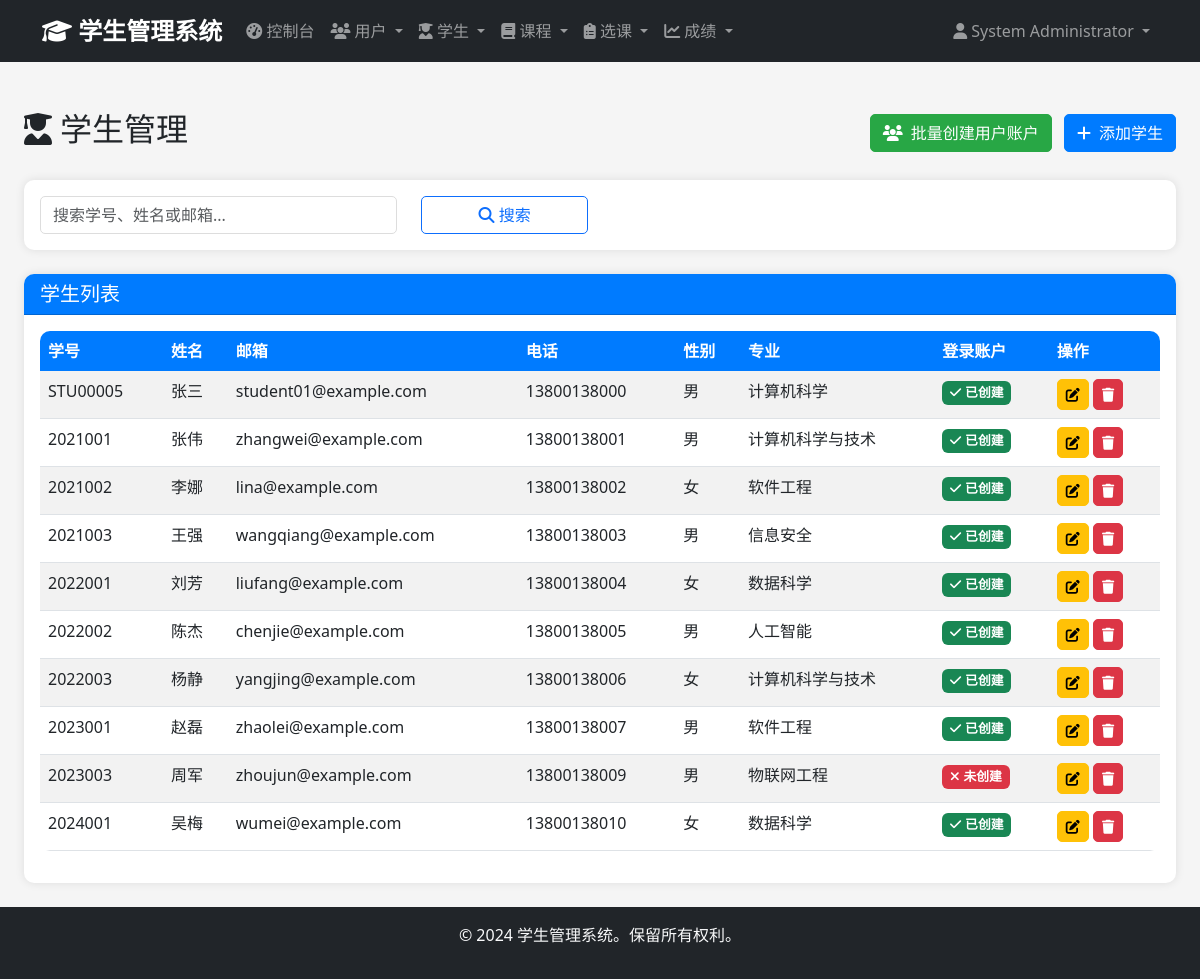
/admin/students (signed in), run on the app's committed database.
### app/models/user.py (models this page shows, shortened)
class User(UserMixin, db.Model):
    __tablename__ = 'users'
    id = db.Column(db.Integer, primary_key=True)
    username = db.Column(db.String(50), unique=True, nullable=False)
    email = db.Column(db.String(100), unique=True, nullable=False)
    password_hash = db.Column(db.String(255), nullable=False)
    full_name = db.Column(db.String(100), nullable=False)
    phone = db.Column(db.String(20))
    role = db.Column(db.Enum('admin', 'student', name='user_role'), nullable=False, default='student')
    is_active = db.Column(db.Boolean, default=True)
    created_at = db.Column(db.DateTime, default=datetime.utcnow)
    updated_at = db.Column(db.DateTime, default=datetime.utcnow, onupdate=datetime.utcnow)
    administrator = db.relationship('Administrator', backref='user', uselist=False, cascade='all, delete-orphan')
    def is_admin(self):
        return self.role == 'admin'

### app/models/student.py (models this page shows, shortened)
class Student(db.Model):
    __tablename__ = 'students'
    id = db.Column(db.Integer, primary_key=True)
    student_id = db.Column(db.String(20), unique=True, nullable=False)
    first_name = db.Column(db.String(50), nullable=False)
    last_name = db.Column(db.String(50), nullable=False)
    birth_date = db.Column(db.Date)
    gender = db.Column(db.Enum('Male', 'Female', 'Other', name='gender'))
    email = db.Column(db.String(100), unique=True, nullable=False)
    phone = db.Column(db.String(20))
    address = db.Column(db.Text)
    major = db.Column(db.String(100))
    enrollment_year = db.Column(db.Integer)
    created_at = db.Column(db.DateTime, default=datetime.utcnow)
    updated_at = db.Column(db.DateTime, default=datetime.utcnow, onupdate=datetime.utcnow)
    enrollments = db.relationship('Enrollment', backref='student', lazy='dynamic', cascade='all, delete-orphan')

### app/views/admin.py (the view, shortened to what this page needs)
@admin_bp.route('/students')
@login_required
@admin_required
def students():
    page = request.args.get('page', 1, type=int)
    search = request.args.get('search', '')
    query = Student.query
    students = query.paginate(
        page=page,
        per_page=20,
        error_out=False
    )
    user_emails = set(user.email for user in User.query.filter_by(role='student').all())
    return render_template('admin/students/index.html', students=students, search=search, user_emails=user_emails)

### app/views/auth.py (called while the page is built)
def admin_required(f):
    @wraps(f)
    def decorated_function(*args, **kwargs):
        if not current_user.is_authenticated or not current_user.is_admin():
            flash('访问被拒绝。需要管理员权限。', 'error')
            return redirect(url_for('auth.login'))
        return f(*args, **kwargs)
    return decorated_function

### app/templates/admin/students/index.html (shortened to what this page needs)
{% extends "base.html" %}
{% block content %}
<div class="container-fluid mt-4">
    <div class="d-flex justify-content-between align-items-center mb-4">
        <div class="d-flex align-items-center">
            <h2>
                <i class="fas fa-user-graduate me-2"></i>学生管理
            </h2>
        </div>
        <div>
            <form method="POST" action="{{ url_for('admin.create_user_accounts_for_students') }}"
                  style="display: inline;" onsubmit="return confirm('确定要为没有用户账户的学生创建账户吗？默认密码为学号。')">
                <button type="submit" class="btn btn-success me-2">
                    <i class="fas fa-users me-2"></i>批量创建用户账户
                </button>
            </form>
            <a href="{{ url_for('admin.create_student') }}" class="btn btn-primary">
                <i class="fas fa-plus me-2"></i>添加学生
            </a>
        </div>
    </div>
    <div class="card mb-4">
        <div class="card-body">
            <form method="GET" action="{{ url_for('admin.students') }}">
                <div class="row">
                    <div class="col-md-4">
                        <input type="text" class="form-control" name="search" placeholder="搜索学号、姓名或邮箱..."
                               value="{{ search }}">
                    </div>
                    <div class="col-md-2">
                        <button type="submit" class="btn btn-outline-primary w-100">
                            <i class="fas fa-search"></i> 搜索
                        </button>
                    </div>
                </div>
            </form>
        </div>
    </div>
    <div class="card">
        <div class="card-header">
            <h5 class="mb-0">学生列表</h5>
        </div>
        <div class="card-body">
            {% if students %}
            <div class="table-responsive">
                <table class="table table-striped">
                    <thead>
                        <tr>
                            <th>学号</th>
                            <th>姓名</th>
                            <th>邮箱</th>
                            <th>电话</th>
                            <th>性别</th>
                            <th>专业</th>
                            <th>登录账户</th>
                            <th>操作</th>
                        </tr>
                    </thead>
                    <tbody>
                        {% for student in students %}
                        <tr>
                            <td>{{ student.student_id }}</td>
                            <td>{{ student.first_name }}{{ student.last_name }}</td>
                            <td>{{ student.email }}</td>
                            <td>{{ student.phone or '-' }}</td>
                            <td>
                                {% if student.gender == 'Male' %}男
                                {% elif student.gender == 'Female' %}女
                                {% else %}其他{% endif %}
                            </td>
                            <td>{{ student.major or '-' }}</td>
                            <td>
                                {% if student.email in user_emails %}
                                    <span class="badge bg-success">
                                        <i class="fas fa-check me-1"></i>已创建
                                    </span>
                                {% else %}
                                    <span class="badge bg-danger">
                                        <i class="fas fa-times me-1"></i>未创建
                                    </span>
                                {% endif %}
                            </td>
                            <td>
                                <a href="{{ url_for('admin.edit_student', student_id=student.id) }}"
                                   class="btn btn-sm btn-warning" title="编辑">
                                    <i class="fas fa-edit"></i>
                                </a>
                                <button type="button" class="btn btn-sm btn-danger delete-student"
                                        data-id="{{ student.id }}" data-name="{{ student.first_name }}{{ student.last_name }}" title="删除">
                                    <i class="fas fa-trash"></i>
                                </button>
                            </td>
                        </tr>
                        {% endfor %}
                    </tbody>
                </table>
            </div>
            {% endif %}
        </div>
    </div>
</div>
{% endblock %}

### app/templates/base.html (shortened to what this page needs)
<!DOCTYPE html>
<html lang="zh-CN">
<head>
    <link href="https://cdn.jsdelivr.net/npm/bootstrap@5.3.0/dist/css/bootstrap.min.css" rel="stylesheet">
    <link href="https://cdnjs.cloudflare.com/ajax/libs/font-awesome/6.4.0/css/all.min.css" rel="stylesheet">
    <link href="{{ url_for('static', filename='css/style.css') }}" rel="stylesheet">
</head>
<body>
    {% if current_user.is_authenticated %}
    <nav class="navbar navbar-expand-lg navbar-dark bg-dark">
        <div class="container">
            <a class="navbar-brand" href="{{ url_for('main.dashboard') }}">
                <i class="fas fa-graduation-cap"></i> 学生管理系统
            </a>
            <div class="collapse navbar-collapse" id="navbarNav">
                <ul class="navbar-nav me-auto">
                    {% if current_user.is_admin() %}
                    <li class="nav-item">
                        <a class="nav-link" href="{{ url_for('admin.dashboard') }}">
                            <i class="fas fa-tachometer-alt"></i> 控制台
                        </a>
                    </li>
                    <li class="nav-item dropdown">
                        <a class="nav-link dropdown-toggle" href="#" data-bs-toggle="dropdown">
                            <i class="fas fa-users"></i> 用户
                        </a>
                    </li>
                    <li class="nav-item dropdown">
                        <a class="nav-link dropdown-toggle" href="#" data-bs-toggle="dropdown">
                            <i class="fas fa-user-graduate"></i> 学生
                        </a>
                    </li>
                    <li class="nav-item dropdown">
                        <a class="nav-link dropdown-toggle" href="#" data-bs-toggle="dropdown">
                            <i class="fas fa-book"></i> 课程
                        </a>
                    </li>
                    <li class="nav-item dropdown">
                        <a class="nav-link dropdown-toggle" href="#" data-bs-toggle="dropdown">
                            <i class="fas fa-clipboard-list"></i> 选课
                        </a>
                    </li>
                    <li class="nav-item dropdown">
                        <a class="nav-link dropdown-toggle" href="#" data-bs-toggle="dropdown">
                            <i class="fas fa-chart-line"></i> 成绩
                        </a>
                    </li>
                    {% endif %}
                </ul>
                <ul class="navbar-nav">
                    <li class="nav-item dropdown">
                        <a class="nav-link dropdown-toggle" href="#" data-bs-toggle="dropdown">
                            <i class="fas fa-user"></i> {{ current_user.full_name }}
                        </a>
                    </li>
                </ul>
            </div>
        </div>
    </nav>
    {% endif %}
    <main class="container-fluid py-4">
        {% block content %}{% endblock %}
    </main>
    <footer class="bg-dark text-light text-center py-3 mt-auto">
        <div class="container">
            <p>&copy; 2024 学生管理系统。保留所有权利。</p>
        </div>
    </footer>
</body>
</html>

### app/static/css/style.css (style rules this page uses)
:root { --primary-color: #007bff; --secondary-color: #6c757d; --success-color: #28a745; --danger-color: #dc3545; --warning-color: #ffc107; --info-color: #17a2b8; --dark-color: #343a40; --light-color: #f8f9fa; }
body { min-height: 100vh; display: flex; flex-direction: column; background-color: #f5f5f5; font-family: 'Segoe UI', Tahoma, Geneva, Verdana, sans-serif; }
main { flex: 1; }
.navbar-brand { font-weight: bold; font-size: 1.5rem; }
.navbar-nav .nav-link { transition: color 0.3s; }
.card { border: none; border-radius: 10px; box-shadow: 0 0 10px rgba(0,0,0,0.1); transition: transform 0.3s, box-shadow 0.3s; }
.card-header { background-color: var(--primary-color); color: white; border-radius: 10px 10px 0 0 !important; font-weight: 600; }
.btn { border-radius: 5px; transition: all 0.3s; }
.btn-primary { background-color: var(--primary-color); border-color: var(--primary-color); }
.btn-success { background-color: var(--success-color); border-color: var(--success-color); }
.btn-danger { background-color: var(--danger-color); border-color: var(--danger-color); }
.table { background-color: white; border-radius: 10px; overflow: hidden; }
.table thead th { background-color: var(--primary-color); color: white; border: none; }
.form-control, .form-select { border-radius: 5px; border: 1px solid #ddd; transition: border-color 0.3s, box-shadow 0.3s; }
footer { margin-top: auto; }
.badge { font-size: 0.8rem; padding: 0.4em 0.6em; }

### data on the page
User: full_name "System Administrator"
Student: student_id "STU00005", first_name "张三", email "student01@example.com", phone "13800138000", gender "男", major "计算机科学", shows "已创建"
Student: student_id "2021001", first_name "张", last_name "伟", email "zhangwei@example.com", phone "13800138001", gender "男", major "计算机科学与技术", shows "已创建"
Student: student_id "2021002", first_name "李", last_name "娜", email "lina@example.com", phone "13800138002", gender "女", major "软件工程", shows "已创建"
Student: student_id "2021003", first_name "王", last_name "强", email "wangqiang@example.com", phone "13800138003", gender "男", major "信息安全", shows "已创建"
Student: student_id "2022001", first_name "刘", last_name "芳", email "liufang@example.com", phone "13800138004", gender "女", major "数据科学", shows "已创建"
Student: student_id "2022002", first_name "陈", last_name "杰", email "chenjie@example.com", phone "13800138005", gender "男", major "人工智能", shows "已创建"
Student: student_id "2022003", first_name "杨", last_name "静", email "yangjing@example.com", phone "13800138006", gender "女", major "计算机科学与技术", shows "已创建"
Student: student_id "2023001", first_name "赵", last_name "磊", email "zhaolei@example.com", phone "13800138007", gender "男", major "软件工程", shows "已创建"
Student: student_id "2023003", first_name "周", last_name "军", email "zhoujun@example.com", phone "13800138009", gender "男", major "物联网工程", shows "未创建"
Student: student_id "2024001", first_name "吴", last_name "梅", email "wumei@example.com", phone "13800138010", gender "女", major "数据科学", shows "已创建"
